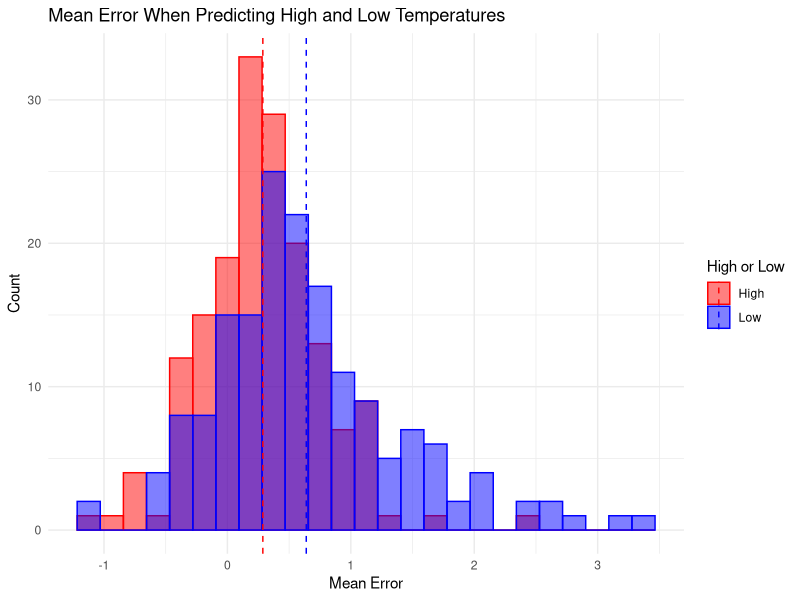
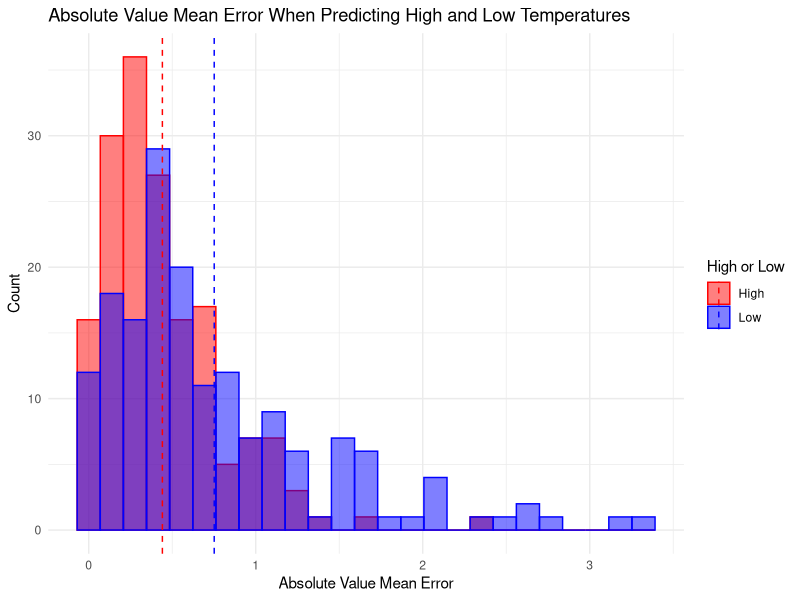
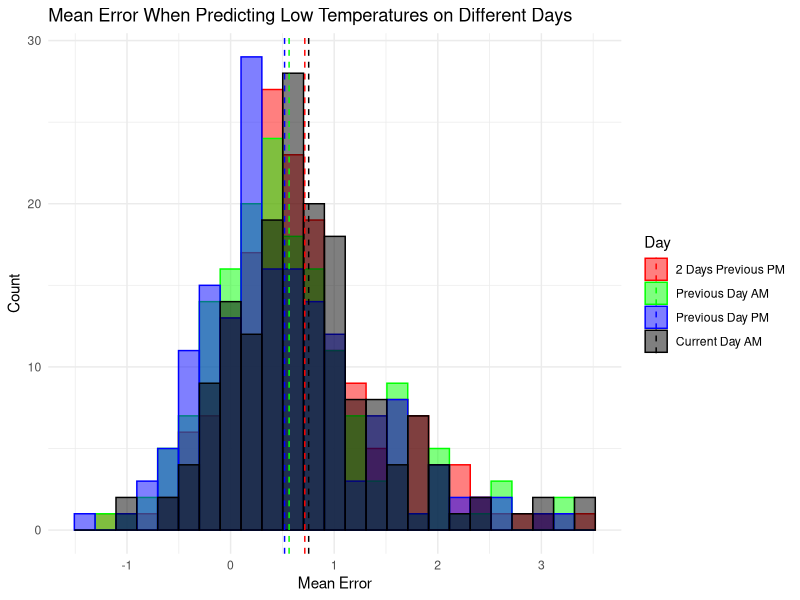
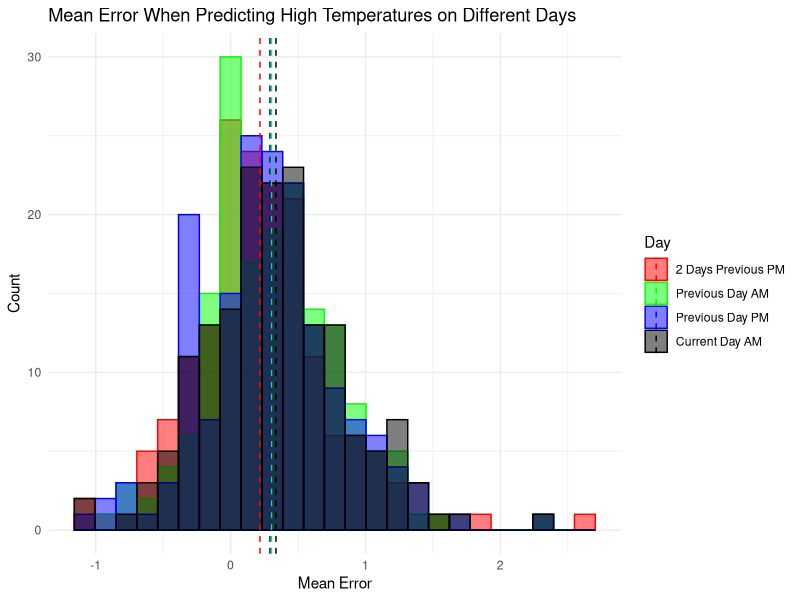

Write the R code that produced these figures, in order. (Note: this script raises an error after producing the figures.)
library(lubridate)
library(tidyverse)
library(ggpubr)



# create the mean errors data frame
create_mean_error_df <- function() {
  # read in reorganized email data
  # format date variable properly
  data <- read.csv("data/email_data_reorganized.csv")
  data$date <- parse_date_time(data$date, "%Y-%m-%d")
  
  # create a data frame with errors for each (date, city) pair
  errors <- data %>%
    mutate(error_lo_2_prev_PM = actual_lo_next_AM - forecast_lo_2_prev_PM,
           error_hi_2_prev_PM = actual_hi_next_AM - forecast_hi_2_prev_PM,
           error_lo_prev_AM = actual_lo_next_AM - forecast_lo_prev_AM,
           error_hi_prev_AM = actual_hi_next_AM - forecast_hi_prev_AM,
           error_lo_prev_PM = actual_lo_next_AM - forecast_lo_prev_PM,
           error_hi_prev_PM = actual_hi_next_AM - forecast_hi_prev_PM,
           error_lo_current_AM = actual_lo_next_AM - forecast_lo_current_AM,
           error_hi_current_AM = actual_hi_next_AM - forecast_hi_current_AM) %>%
    select(date, city, 
           error_lo_2_prev_PM, error_hi_2_prev_PM,
           error_lo_prev_AM, error_hi_prev_AM,
           error_lo_prev_PM, error_hi_prev_PM,
           error_lo_current_AM, error_hi_current_AM, state)
  errors$city_and_state <- paste0(errors$city, ", ", errors$state)
  
  # create a data frame with mean errors for each city
  # add two columns containing the mean errors for all high and low forecasts
  mean_errors <- errors %>%
    group_by(city_and_state) %>%
    summarize(mean_error_lo_2_prev_PM = mean(error_lo_2_prev_PM, na.rm = TRUE),
              mean_error_hi_2_prev_PM = mean(error_hi_2_prev_PM, na.rm = TRUE),
              mean_error_lo_prev_AM = mean(error_lo_prev_AM, na.rm = TRUE),
              mean_error_hi_prev_AM = mean(error_hi_prev_AM, na.rm = TRUE),
              mean_error_lo_prev_PM = mean(error_lo_prev_PM, na.rm = TRUE),
              mean_error_hi_prev_PM = mean(error_hi_prev_PM, na.rm = TRUE),
              mean_error_lo_current_AM = mean(error_lo_current_AM, na.rm = TRUE),
              mean_error_hi_current_AM = mean(error_hi_current_AM, na.rm = TRUE))
  mean_errors$mean_error_lo <- apply(mean_errors[,c(2, 4, 6, 8)], 1, mean)
  mean_errors$mean_error_hi <- apply(mean_errors[,c(3, 5, 7, 9)], 1, mean)
  
  return(mean_errors)
}

mean_errors <- create_mean_error_df()



# create histograms of mean errors for high and low temperature forecasts
plot_hist_hi_vs_low <- function(abs) {
  num_cities <- length(mean_errors$city_and_state)
  plot_hi_lo <- data.frame(mean_error = c(mean_errors$mean_error_lo,
                                          mean_errors$mean_error_hi),
                           hi_or_lo = c(rep("lo", num_cities), rep("hi", num_cities)))
  if (abs) {
    plot_hi_lo$mean_error <- abs(plot_hi_lo$mean_error)
    title <- "Absolute Value Mean Error When Predicting High and Low Temperatures"
    xlab <- "Absolute Value Mean Error"
  }
  else {
    title <- "Mean Error When Predicting High and Low Temperatures"
    xlab <- "Mean Error"
  }
  plot_means <- plot_hi_lo %>%
    group_by(hi_or_lo) %>%
    summarize(mean = mean(mean_error))
  
  plot <- ggplot(plot_hi_lo, aes(x = mean_error, fill = hi_or_lo, col = hi_or_lo)) + 
    geom_histogram(bins = 25, position = "identity", alpha = 0.5) + 
    scale_fill_manual(values = c("red", "blue"),
                      name = "High or Low",
                      labels = c("High", "Low")) +
    scale_color_manual(values = c("red", "blue"),
                       name = "High or Low",
                       labels = c("High", "Low")) +
    geom_vline(data = plot_means,
               aes(xintercept = mean, color = hi_or_lo),
               linetype = "dashed") +
    xlab(xlab) +
    ylab("Count") +
    ggtitle(title) +
    theme_minimal()
  
  return(plot)
}

plot_hist_hi_vs_low(FALSE) # mean error for high and low forecasts
plot_hist_hi_vs_low(TRUE) # absolute value mean error for high and low forecasts



# create histograms of mean errors for high and low forecasts on different days
plot_hist_diff_days <- function(low) {
  num_cities <- length(mean_errors$city_and_state)
  if (low) {
    plot_data <- data.frame(mean_error = c(mean_errors$mean_error_lo_2_prev_PM,
                                           mean_errors$mean_error_lo_prev_AM,
                                           mean_errors$mean_error_lo_prev_PM,
                                           mean_errors$mean_error_lo_current_AM),
                            day_and_time = c(rep("2 previous PM", num_cities),
                                             rep("previous AM", num_cities),
                                             rep("previous PM", num_cities),
                                             rep("current AM", num_cities)))
    title <- "Mean Error When Predicting Low Temperatures on Different Days"
  }
  else {
    plot_data <- data.frame(mean_error = c(mean_errors$mean_error_hi_2_prev_PM,
                                           mean_errors$mean_error_hi_prev_AM,
                                           mean_errors$mean_error_hi_prev_PM,
                                           mean_errors$mean_error_hi_current_AM),
                            day_and_time = c(rep("2 previous PM", num_cities),
                                             rep("previous AM", num_cities),
                                             rep("previous PM", num_cities),
                                             rep("current AM", num_cities)))
    title <- "Mean Error When Predicting High Temperatures on Different Days"
  }
  plot_means <- plot_data %>%
    group_by(day_and_time) %>%
    summarize(mean = mean(mean_error))
  
  plot <- ggplot(plot_data, aes(x = mean_error, fill = day_and_time, col = day_and_time)) + 
    geom_histogram(bins = 25, position = "identity", alpha = 0.5) + 
    scale_fill_manual(values = c("red", "green", "blue", "black"),
                      name = "Day",
                      labels = c("2 Days Previous PM", "Previous Day AM",
                                 "Previous Day PM", "Current Day AM")) +
    scale_color_manual(values = c("red", "green", "blue", "black"),
                       name = "Day",
                       labels = c("2 Days Previous PM", "Previous Day AM",
                                  "Previous Day PM", "Current Day AM")) +
    geom_vline(data = plot_means,
               aes(xintercept = mean, color = day_and_time),
               linetype = "dashed") +
    xlab("Mean Error") +
    ylab("Count") +
    ggtitle(title) +
    theme_minimal()
  
  return(plot)
}

plot_hist_diff_days(TRUE) # low temperature forecasts on different days
plot_hist_diff_days(FALSE) # high temperature forecasts on different days



# add the lat, long, and climate data to the mean_errors data frame
cities <- read.csv("data/cities.csv") %>%
  mutate(CITY = str_replace_all(CITY, '_', ' '),
         city_and_state = paste0(CITY, ", ", STATE))
mean_errors <- mean_errors %>%
  merge(cities, by = "city_and_state") %>%
  rename(city = CITY, state = STATE, lat = LAT, lon = LON, climate = CLIMATE) %>%
  filter(state %in% state.abb & state != "AK" & state != "HI")
MainStates <- map_data("state")



# plot mean errors for various days on a map using lat and long coordinates
# day = 0: overall mean forecast error for forecasts on all days
# day = 1: mean forecast error for current day AM forecasts 
# day = 2: mean forecast error for previous day PM forecasts
# day = 3: mean forecast error for previous day AM forecasts 
# day = 4: mean forecast error for 2 days previous PM forecasts
plot_mean_errors <- function(lo, abs, n, day) {
  if (lo) {
    colors <- c("green", "blue")
    if (day == 0) {
      title <- "Mean Errors for Low Temperature Forecasts All Days"
      data <- mean_errors %>% select(lon, lat, mean_error_lo, city_and_state) %>%
        rename(mean_error = mean_error_lo)
    }
    else if (day == 1) {
      title <- "Mean Errors for Low Temperature Forecasts Current Day AM"
      data <- mean_errors %>% select(lon, lat, mean_error_lo_current_AM, city_and_state) %>%
        rename(mean_error = mean_error_lo_current_AM)
    }
    else if (day == 2) {
      title <- "Mean Errors for Low Temperature Forecasts Previous Day PM"
      data <- mean_errors %>% select(lon, lat, mean_error_lo_prev_PM, city_and_state) %>%
        rename(mean_error = mean_error_lo_prev_PM)
    }
    else if (day == 3) {
      title <- "Mean Errors for Low Temperature Forecasts Previous Day AM"
      data <- mean_errors %>% select(lon, lat, mean_error_lo_prev_AM, city_and_state) %>%
        rename(mean_error = mean_error_lo_prev_AM)
    }
    else if (day == 4) {
      title <- "Mean Errors for Low Temperature Forecasts 2 Days Previous PM"
      data <- mean_errors %>% select(lon, lat, mean_error_lo_2_prev_PM, city_and_state) %>%
        rename(mean_error = mean_error_lo_2_prev_PM)
    }
    if (abs) {
      data$mean_error <- abs(data$mean_error)
      title <- paste0("Absolute Value ", title)
    }
  }
  else {
    colors <- c("orange", "blue")
    if (day == 0) {
      data <- mean_errors %>% select(lon, lat, mean_error_hi, city_and_state) %>%
        rename(mean_error = mean_error_hi)
      title <- "Mean Errors for High Temperature Forecasts All Days"
    }
    else if (day == 1) {
      data <- mean_errors %>% select(lon, lat, mean_error_hi_current_AM, city_and_state) %>%
        rename(mean_error = mean_error_hi_current_AM)
      title <- "Mean Errors for High Temperature Forecasts Current Day AM"
    }
    else if (day == 2) {
      data <- mean_errors %>% select(lon, lat, mean_error_hi_prev_PM, city_and_state) %>%
        rename(mean_error = mean_error_hi_prev_PM)
      title <- "Mean Errors for High Temperature Forecasts Previous Day PM"
    }
    else if (day == 3) {
      data <- mean_errors %>% select(lon, lat, mean_error_hi_prev_AM, city_and_state) %>%
        rename(mean_error = mean_error_hi_prev_AM)
      title <- "Mean Errors for High Temperature Forecasts Previous Day AM"
    }
    else if (day == 4) {
      data <- mean_errors %>% select(lon, lat, mean_error_hi_2_prev_PM, city_and_state) %>%
        rename(mean_error = mean_error_hi_2_prev_PM)
      title <- "Mean Errors for High Temperature Forecasts 2 Days Previous PM"
    }
    if (abs) {
      data$mean_error <- abs(data$mean_error)
      title <- paste0("Absolute Value ", title)
    }
  }
  
  plot <- ggplot() + 
    geom_polygon(data = MainStates, aes(x = long, y = lat, group = group),
                 color = "black", fill = "white") +
    geom_point(data = data,
               aes(x = lon, y = lat, col = mean_error, size = lon), alpha = 0.4) +
    scale_color_gradient(low = colors[1], high = colors[2], na.value = NA, name = "Mean Error") +
    geom_label(data = (data %>% arrange((abs(mean_error))))[1:n,],
               aes(x = lon, y = lat, label = city_and_state), alpha = 0.5, size = 1.5, col = "black") +
    geom_label(data = (data %>% arrange(desc(abs(mean_error))))[1:n,],
               aes(x = lon, y = lat, label = city_and_state), alpha = 0.5, size = 1.5, col = "red") +
    labs(title = title) +
    theme_classic() +
    theme(axis.line = element_blank(), 
          axis.text.x = element_blank(), 
          axis.text.y = element_blank(),
          axis.ticks = element_blank(),
          axis.title.x = element_blank(),
          axis.title.y = element_blank(),
          legend.position = c(0.92, 0.2),
          legend.title = element_text(size = 8),
          legend.text = element_text(size = 8),
          legend.key.size = unit(0.2, "cm")) +
    scale_size(range = c(20, 10), guide = "none")
  
  return(plot)
}

n <- 8

plot_mean_error_lo <- plot_mean_errors(TRUE, FALSE, n, 0)
plot_mean_error_lo_abs <- plot_mean_errors(TRUE, TRUE, n, 0)

ggsave("plots/mean_error_lo.png", plot = plot_mean_error_lo,
       width = unit(6, "in"), height = unit(4, "in"))
ggsave("plots/mean_error_lo_abs.png", plot = plot_mean_error_lo_abs,
       width = unit(6, "in"), height = unit(4, "in"))


plot_mean_error_hi <- plot_mean_errors(FALSE, FALSE, n, 0)
plot_mean_error_hi_abs <- plot_mean_errors(FALSE, TRUE, n, 0)
  
ggsave("plots/mean_error_hi.png", plot = plot_mean_error_hi,
       width = unit(6, "in"), height = unit(4, "in"))
ggsave("plots/mean_error_hi_abs.png", plot = plot_mean_error_hi_abs,
       width = unit(6, "in"), height = unit(4, "in"))


lo_current_AM <- plot_mean_errors(TRUE, FALSE, n, 1)
lo_prev_PM <- plot_mean_errors(TRUE, FALSE, n, 2)
lo_prev_AM <- plot_mean_errors(TRUE, FALSE, n, 3)
lo_2_prev_PM <- plot_mean_errors(TRUE, FALSE, n, 4)

plot_lo_diff_days <- ggarrange(lo_current_AM, lo_prev_PM, lo_prev_AM, lo_2_prev_PM,
                               ncol = 2, nrow = 2)
ggsave("plots/mean_error_lo_diff_days.png", plot = plot_lo_diff_days,
       width = unit(14, "in"), height = unit(10, "in"))


abs_lo_current_AM <- plot_mean_errors(TRUE, TRUE, n, 1)
abs_lo_prev_PM <- plot_mean_errors(TRUE, TRUE, n, 2)
abs_lo_prev_AM <- plot_mean_errors(TRUE, TRUE, n, 3)
abs_lo_2_prev_PM <- plot_mean_errors(TRUE, TRUE, n, 4)

plot_abs_lo_diff_days <- ggarrange(abs_lo_current_AM, abs_lo_prev_PM,
                               abs_lo_prev_AM, abs_lo_2_prev_PM,
                               ncol = 2, nrow = 2)
ggsave("plots/abs_mean_error_lo_diff_days.png", plot = plot_abs_lo_diff_days,
       width = unit(14, "in"), height = unit(10, "in"))


hi_current_AM <- plot_mean_errors(FALSE, FALSE, n, 1)
hi_prev_PM <- plot_mean_errors(FALSE, FALSE, n, 2)
hi_prev_AM <- plot_mean_errors(FALSE, FALSE, n, 3)
hi_2_prev_PM <- plot_mean_errors(FALSE, FALSE, n, 4)

plot_hi_diff_days <- ggarrange(hi_current_AM, hi_prev_PM, hi_prev_AM, hi_2_prev_PM,
                               ncol = 2, nrow = 2)
ggsave("plots/mean_error_hi_diff_days.png", plot = plot_hi_diff_days,
       width = unit(14, "in"), height = unit(10, "in"))


abs_hi_current_AM <- plot_mean_errors(FALSE, FALSE, n, 1)
abs_hi_prev_PM <- plot_mean_errors(FALSE, FALSE, n, 2)
abs_hi_prev_AM <- plot_mean_errors(FALSE, FALSE, n, 3)
abs_hi_2_prev_PM <- plot_mean_errors(FALSE, FALSE, n, 4)

plot_abs_hi_diff_days <- ggarrange(abs_hi_current_AM, abs_hi_prev_PM,
                                   abs_hi_prev_AM, abs_hi_2_prev_PM,
                               ncol = 2, nrow = 2)
ggsave("plots/abs_mean_error_hi_diff_days.png", plot = plot_abs_hi_diff_days,
       width = unit(14, "in"), height = unit(10, "in"))



# more plots and some basic models
num_cities <- length(mean_errors$city_and_state)
mean_errors_combine <- data.frame(city_and_state = rep(mean_errors$city_and_state, 2),
                                  lat = rep(mean_errors$lat, 2),
                                  lon = rep(mean_errors$lon, 2),
                                  mean_error = c(mean_errors$mean_error_lo, mean_errors$mean_error_hi),
                                  hi_lo = c(rep("lo", num_cities), rep("hi", num_cities)))

ggplot(mean_errors_combine, aes(x = lon, y = mean_error, col = hi_lo)) +
  geom_point() +
  geom_smooth(method = "lm", se = FALSE)

ggplot(mean_errors_combine, aes(x = lon, y = abs(mean_error), col = hi_lo)) +
  geom_point() +
  geom_smooth(method = "lm", se = FALSE)

ggplot(mean_errors_combine, aes(x = lat, y = mean_error, col = hi_lo)) +
  geom_point() +
  geom_smooth(method = "lm", se = FALSE)

ggplot(mean_errors_combine, aes(x = lat, y = abs(mean_error), col = hi_lo)) +
  geom_point() +
  geom_smooth(method = "lm", se = FALSE)

ggplot(mean_errors, aes(x = mean_error_hi, y = mean_error_lo)) +
  geom_point() +
  geom_smooth(method = "lm", se = FALSE)

ggplot(mean_errors, aes(x = mean_error_hi, y = mean_error_lo, col = climate)) +
  geom_point() +
  geom_smooth(method = "lm", se = FALSE)


cor(mean_errors$lon, mean_errors$mean_error_lo)
summary(lm(mean_error_lo ~ lon, data = mean_errors))

cor(mean_errors$lat, mean_errors$mean_error_hi)
summary(lm(mean_error_hi ~ climate + lat, data = mean_errors))

cor(mean_errors$mean_error_lo, mean_errors$mean_error_hi)
summary(lm(mean_error_lo ~ mean_error_hi, data = mean_errors))